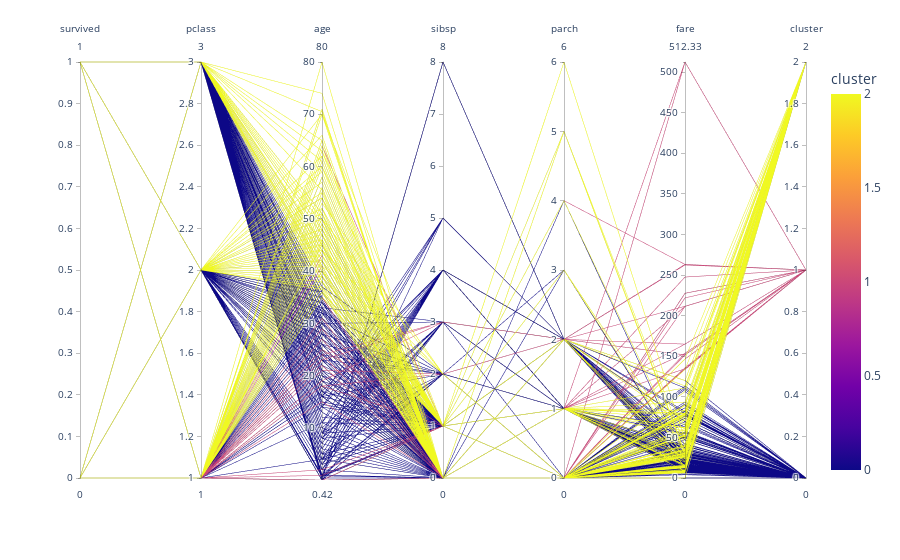

Notebook source saved alongside this figure:
### Code cell
fig=px.parallel_coordinates(df,color='cluster')
fig.show()

### Figure 1 — Plotly figure (JSON) as saved in the notebook; plotly's stock layout.template omitted (floating-point values rounded to 4 significant figures; data arrays with more than 128 entries replaced by an {"elided": "..."} marker saying what was removed)
{"data": [{"dimensions": [{"label": "survived", "values": {"elided": "891 int values"}}, {"label": "pclass", "values": {"elided": "891 int values"}}, {"label": "age", "values": {"elided": "891 float values"}}, {"label": "sibsp", "values": {"elided": "891 int values"}}, {"label": "parch", "values": {"elided": "891 int values"}}, {"label": "fare", "values": {"elided": "891 float values"}}, {"label": "cluster", "values": {"elided": "891 int values"}}], "domain": {"x": [0, 1], "y": [0, 1]}, "line": {"color": {"elided": "891 int values"}, "coloraxis": "coloraxis"}, "name": "", "type": "parcoords"}], "layout": {"coloraxis": {"colorbar": {"title": {"text": "cluster"}}, "colorscale": [[0, "#0d0887"], [0.1111, "#46039f"], [0.2222, "#7201a8"], [0.3333, "#9c179e"], [0.4444, "#bd3786"], [0.5556, "#d8576b"], [0.6667, "#ed7953"], [0.7778, "#fb9f3a"], [0.8889, "#fdca26"], [1, "#f0f921"]]}, "legend": {"tracegroupgap": 0}, "margin": {"t": 60}}}
